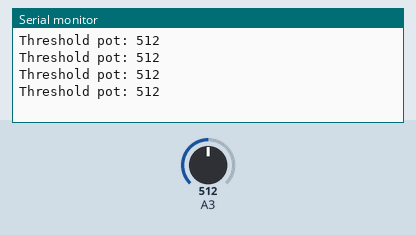
The sketch below on a simulated Arduino Uno, built with avr-gcc and run on an emulated ATmega328P. On the bench: the last lines printed to the serial monitor. The test bench sets the inputs (shaded band); at power-on: A3 = 512.

Above: at 1.2 s.
1.3 s: A3 set to 716
At 1.71 s:
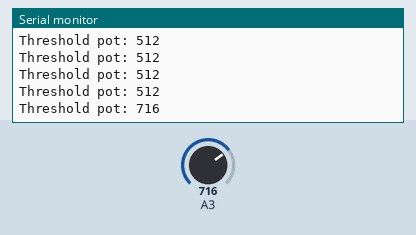
2.8 s: A3 set to 900
At 2.91 s:
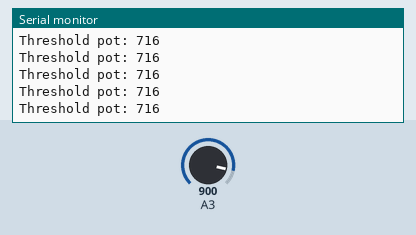
Timing chart, 0 to 5.8 s (numbered marks = the images above; inputs shaded):
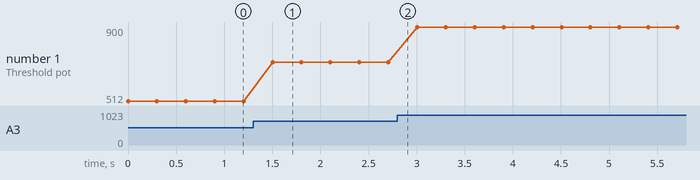

The sketch:

test-code.ino
```cpp
void setup() { Serial.begin(9600); }
void loop() {
Serial.print("Threshold pot: "); Serial.println(analogRead(A3));
delay(300);
}
```

Measured:
- after the input at 1.3 s, the serial monitor: prints a new line after 0.20 s (image 1)
- plotted number 1: 512 → 716 after the input at 1.3 s, 716 → 900 after the input at 2.8 s
